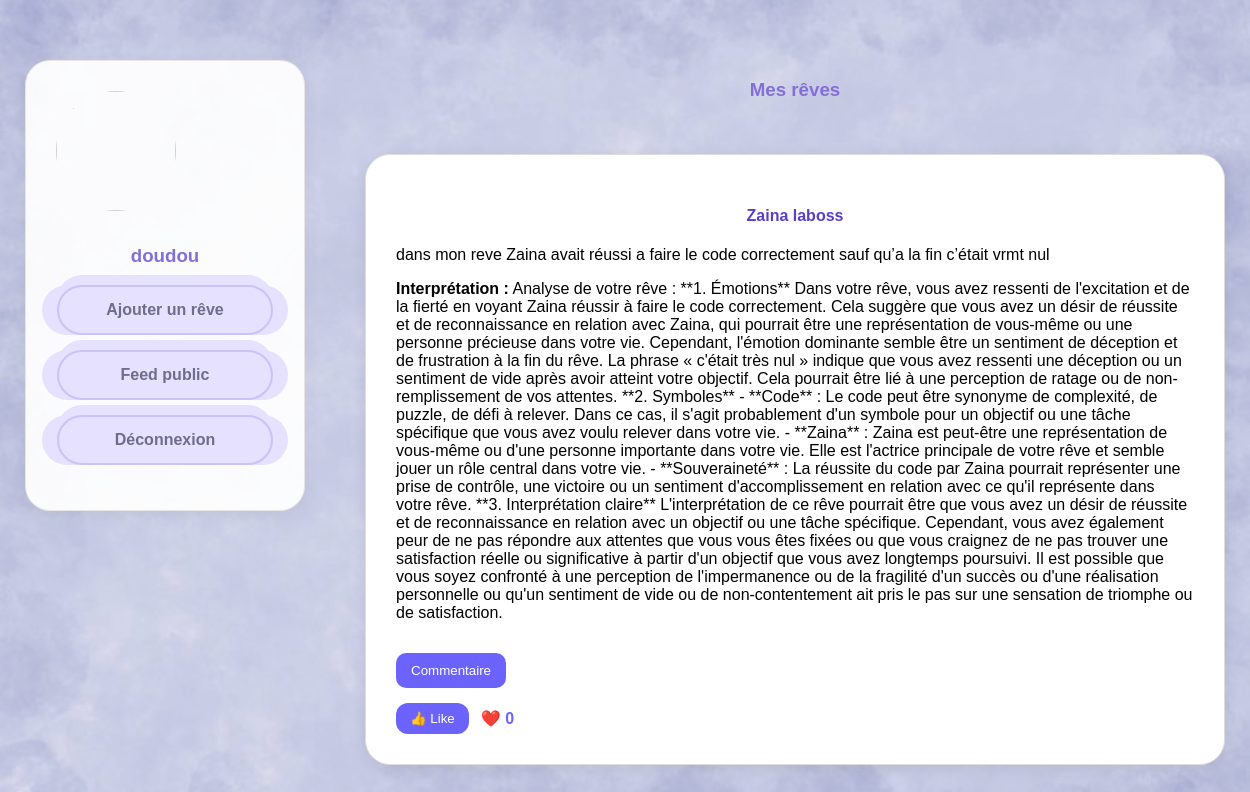
/dashboard (signed in), run on the app's committed database.
### tables this page shows
CREATE TABLE users (
            id INTEGER PRIMARY KEY AUTOINCREMENT,
            username TEXT NOT NULL,
            email TEXT NOT NULL UNIQUE,
            password TEXT NOT NULL
        );

CREATE TABLE dreams (
            id INTEGER PRIMARY KEY AUTOINCREMENT,
            user_id INTEGER NOT NULL,
            title TEXT NOT NULL,
            content TEXT NOT NULL,
            interpretation TEXT,
            is_public INTEGER DEFAULT 0,
            FOREIGN KEY (user_id) REFERENCES users (id)
        );

### app.py (the view)
@app.route("/dashboard")
def dashboard():
    if "user_id" not in session:
        return redirect(url_for("login"))
    conn = get_db_connection()
    cursor = conn.cursor()
    cursor.execute("""
        SELECT * FROM dreams
        WHERE user_id = ?
        ORDER BY id DESC
    """, (session["user_id"],))
    dreams = cursor.fetchall()
    cursor.execute("""
        SELECT comments.*, users.username
        FROM comments
        JOIN users ON comments.user_id = users.id
        ORDER BY comments.id DESC
    """)
    comments = cursor.fetchall()
    cursor.execute("""
        SELECT replies.*, users.username
        FROM replies
        JOIN users ON replies.user_id = users.id
        ORDER BY replies.id ASC
    """)
    replies = cursor.fetchall()
    cursor.execute("""
        SELECT dream_id, COUNT(*) AS like_count
        FROM likes
        GROUP BY dream_id
    """)
    likes_rows = cursor.fetchall()
    likes = {}
    for row in likes_rows: likes[row["dream_id"]] = row["like_count"]
    conn.close()
    return render_template(
        "dashboard.html",
        dreams=dreams,
        comments=comments,
        replies=replies,
        likes=likes,
        username=session["username"]
    )

### app.py (called while the page is built)
def get_db_connection():
    conn = sqlite3.connect(DATABASE)
    conn.row_factory = sqlite3.Row
    return conn

### templates/dashboard.html (shortened to what this page needs)
<!DOCTYPE html>
<html lang="fr">
<head>
    <link rel="stylesheet" href="{{ url_for('static', filename='style.css') }}">
</head>
<body>
    <div class="dashboard-layout">
        <aside class="profile-sidebar">
        <div class="profile-card">
            <img src="{{ url_for('static', filename='default.png') }}" class="profile-pic">
            <h3>{{ username }}</h3>
            <a href="{{ url_for('add_dream') }}" class="btn">
    Ajouter un rêve
</a>
<a href="{{ url_for('feed') }}" class="btn">
    Feed public
</a>
<a href="{{ url_for('logout') }}" class="btn">
    Déconnexion
</a>
        </div>
    </aside>
    <main class="dreams-section">
        <h3>Mes rêves</h3>
        {% if dreams %}
            {% for dream in dreams %}
                <div class="card">
                    <h4>{{ dream["title"] }}</h4>
                    <p>{{ dream["content"] }}</p>
                    <p><strong>Interprétation :</strong> {{ dream["interpretation"] }}</p>
                <button class="show-comments-btn" onclick="toggleComments('{{ dream['id'] }}')">
    Commentaire
</button>
<div class="like-section">
    <form action="{{ url_for('like_dream', dream_id=dream['id']) }}" method="POST">
        <button type="submit" class="like-btn">👍 Like</button>
    </form>
    <span class="like-count">
        ❤️ {{ likes.get(dream["id"], 0) }}
    </span>
</div>
    </div>
    {% endfor %}
        {% else %}
            <p>Aucun rêve enregistré pour le moment.</p>
        {% endif %}
        </main>
    </div>
</body>
</html>

### static/style.css (style rules this page uses)
body { font-family: Arial, sans-serif; background: url("background.jpg") no-repeat center center; background-size: cover; margin: 0; padding: 0; min-height: 100vh; }
body::before { content: ""; position: fixed; inset: 0; background: rgba(255, 255, 255, 0.25); pointer-events: none; }
h1, h2, h3, h4 { color: #5a3ec8; text-align: center; }
form { display: flex; flex-direction: column; gap: 15px; }
.btn { display: block; width: 180px; text-align: center; text-decoration: none; background: #dcd6ff; color: #3f3a66; padding: 14px 16px; margin: 15px auto; font-size: 16px; font-weight: bold; border-radius: 50px; border: 2px solid #b8aef5; box-shadow: -15px 0 0 #dcd6ff, 15px 0 0 #dcd6ff, 0 -10px 0 #dcd6ff; transition: 0.3s; cursor: pointer; overflow: hidden; }
.card { background: white; padding: 30px; margin-bottom: 40px; border-radius: 25px; border: 1px solid #dddddd; box-shadow: 0 4px 15px rgba(0,0,0,0.08); position: relative; display: block; clear: both; }
.dreams-section { display: flex; flex-direction: column; gap: 35px; }
.show-comments-btn { margin-top: 15px; padding: 10px 15px; border: none; border-radius: 10px; background: #6c63ff; color: white; cursor: pointer; }
.dashboard-layout { display: grid; grid-template-columns: 280px 1fr; gap: 60px; width: 100%; max-width: 1200px; margin: 40px auto; padding: 20px; }
.profile-sidebar { width: 280px; }
.profile-card { background: rgba(255,255,255,0.92); border-radius: 25px; padding: 30px; box-shadow: 0 4px 15px rgba(0,0,0,0.08); border: 1px solid #dddddd; }
.profile-pic { width: 120px; height: 120px; border-radius: 50%; object-fit: cover; margin-bottom: 15px; }
.dreams-section { width: 100%; }
.like-section { margin-top: 15px; display: flex; align-items: center; gap: 12px; }
.like-btn { border: none; background: #6c63ff; color: white; padding: 8px 14px; border-radius: 12px; cursor: pointer; }
.like-count { font-weight: bold; color: #6c63ff; }

### data on the page
users: username "doudou"
dreams: title "Zaina laboss", content "dans mon reve Zaina avait réussi a faire le code correctement sauf qu’a la fin c’était vrmt nul", interpretation "Analyse de votre rêve : **1. Émotions** Dans votre rêve, vous avez ressenti de l'excitation et de la fierté en voyant Zaina réussir à faire le code correctement. Cela suggère que vous avez un désir de réussite et de reconnaissance en relation avec Zaina, qui pourrait être une représentation de vous-même ou une personne précieuse dans votre vie. Cependant, l'émotion dominante semble être un sentiment de déception et de frustration à la fin du rêve. La phrase « c'était très nul » indique que vous avez ressenti une déception ou un sentiment de vide après avoir atteint votre objectif. Cela pourrait être lié à une perception de ratage ou de non-remplissement de vos attentes. **2. Symboles** -…", get "0"
